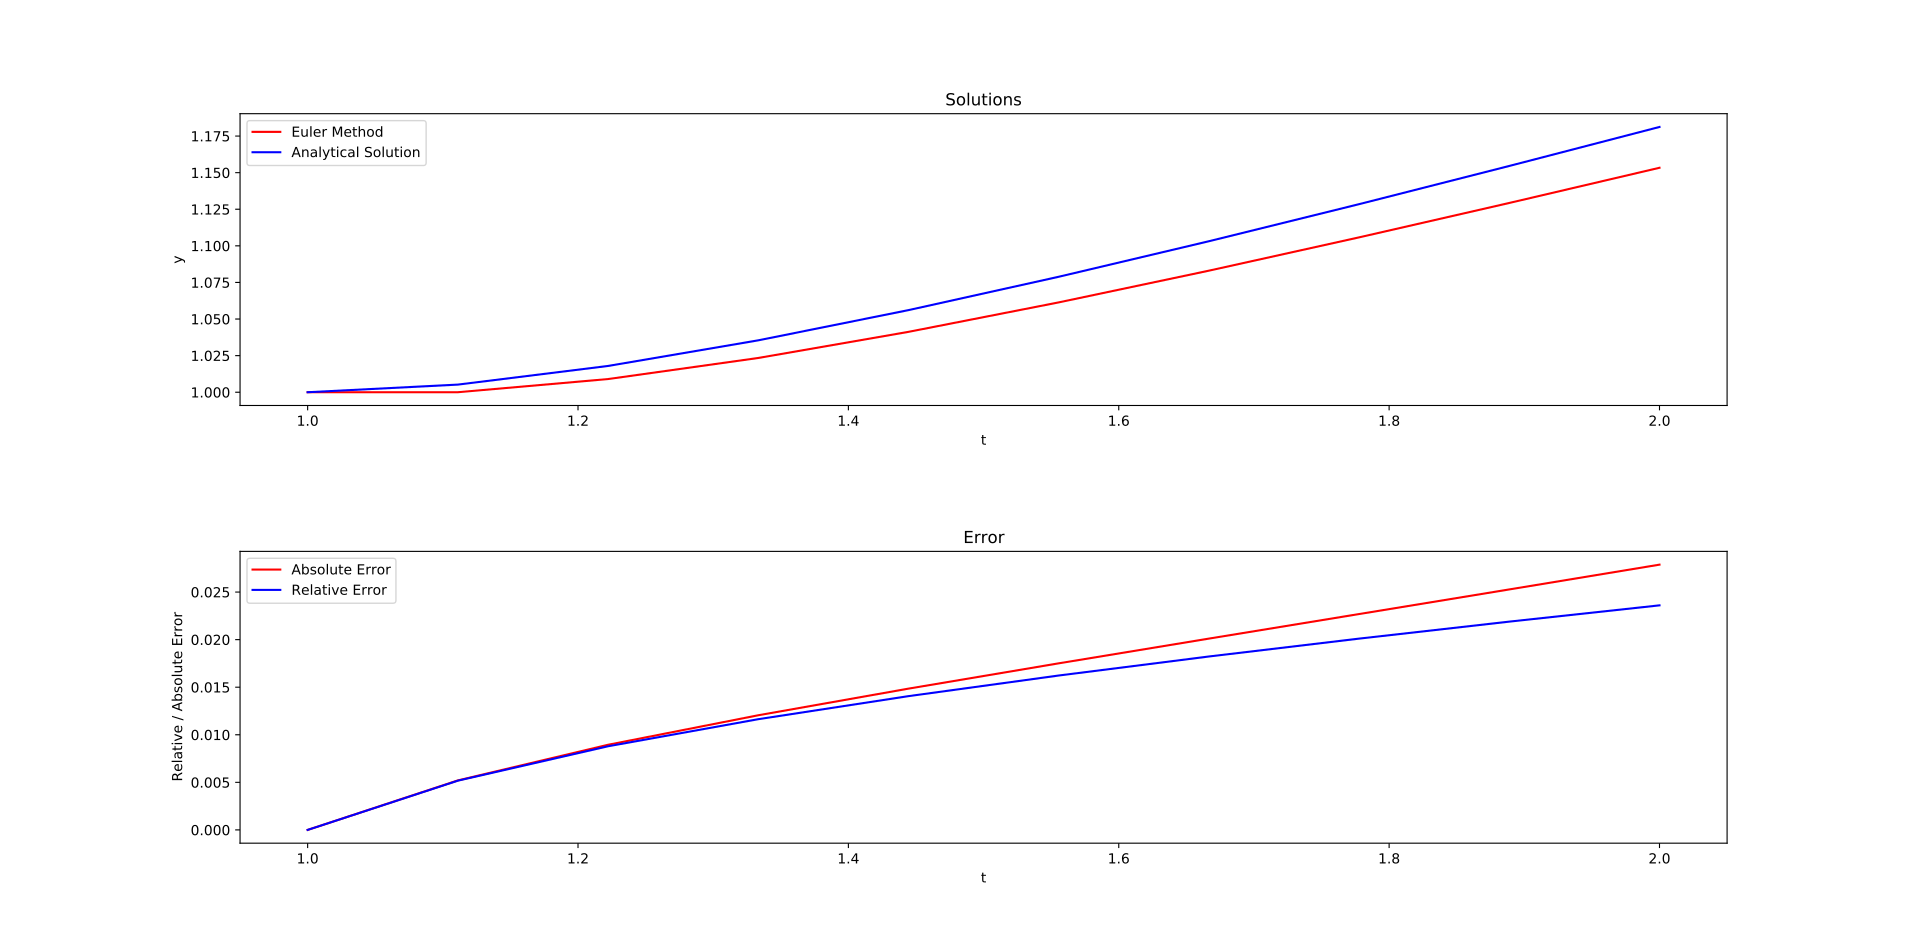

This chart was generated by the following Python code:
"""
Author: Pruthvi Suryadevara
Email:  pruthvi.suryadevara@tifr.res.in
Solving initial value problem using euler method and comparing it to actual solution
"""

import numpy as np
import matplotlib.pyplot as plt

def f(y,t):         # Defining the function f(y,t) =y'
    return((y/t)-(y/t)**2)

#using euler
def cu_euler(f,t0,tn,y0,h):
    """
    Integrates the initial value problem using backward euler method
    Paramaters:
    f: Callable, the function to be integrated
    t0: Double, the lover bound (initial value) of the paramater t
    tn: Double, the upper bound of the paramater t
    y0: Double, the initial value of the solution y
    h: Double, the step size chosen
    Returns
    [y,hi]: 2 ndarrays of doubles, the value of y and t at evenly spaved points between t0,tn
    """
    hi=np.linspace(t0,tn,1+int((tn-t0)/h))      # defines mesh of t between t0,tn
    y=np.zeros(len(hi))                       # initializes y array to zeros
    y[0]=y0                                   # setting initial value of y to y0
    for i in range(len(hi)-1):
        y[i+1]=y[i]+(h*f(y[i],hi[i]))         # finding y[i+1] using euler method
    return([y,hi])


# Solving the initial value problem using defined function
[y,hi]=cu_euler(f,1,2,1,0.1)     # Solving for t0=1, tn=1, y0=1, h=0.1
y_s=hi/(1+np.log(hi))            # Evaluating the analytical solution at t=hi 

# Plotting the analytical solution and numerical solution 
plt.subplot(2,1,1,title="Solutions")
plt.plot(hi,y,'r',label="Euler Method")
plt.plot(hi,y_s,'b',label="Analytical Solution")
plt.legend()
plt.xlabel("t")
plt.ylabel("y")

# Plotting the absolute and relative error as subplot
plt.subplot(2,1,2,title="Error")
plt.plot(hi,np.absolute(y_s-y),'r',label="Absolute Error")        # Plotting absolute error =|y_act - y_num|
plt.plot(hi,np.absolute((y_s-y)/y_s),'b',label="Relative Error")  # Plotting relative error =|y_act - y_num|/y_act
plt.legend()
plt.xlabel("t")
plt.ylabel("Relative / Absolute Error")
plt.subplots_adjust(wspace=0.4,hspace=0.5)
plt.show()
